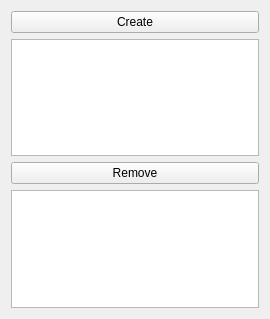
<?xml version="1.0" encoding="UTF-8"?>
<ui version="4.0">
 <class>QModularFactoryWidget</class>
 <widget class="QWidget" name="QModularFactoryWidget">
  <property name="geometry">
   <rect>
    <x>0</x>
    <y>0</y>
    <width>270</width>
    <height>319</height>
   </rect>
  </property>
  <property name="windowTitle">
   <string>Form</string>
  </property>
  <layout class="QVBoxLayout" name="verticalLayout">
   <item>
    <widget class="QPushButton" name="pushButton_Create">
     <property name="text">
      <string>Create</string>
     </property>
    </widget>
   </item>
   <item>
    <widget class="QListWidget" name="listWidget_ModuleTypes"/>
   </item>
   <item>
    <widget class="QPushButton" name="pushButton_Remove">
     <property name="text">
      <string>Remove</string>
     </property>
    </widget>
   </item>
   <item>
    <widget class="QListWidget" name="listWidget_ModuleNames"/>
   </item>
  </layout>
 </widget>
 <resources/>
 <connections/>
</ui>
